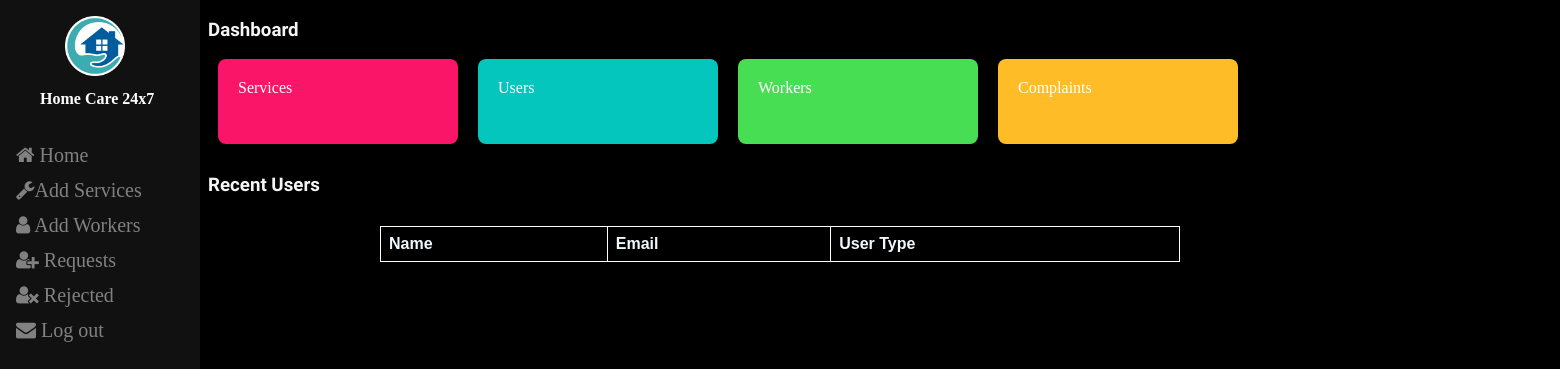
/dashboard.php (signed in), run on an earlier commit of the app's database.
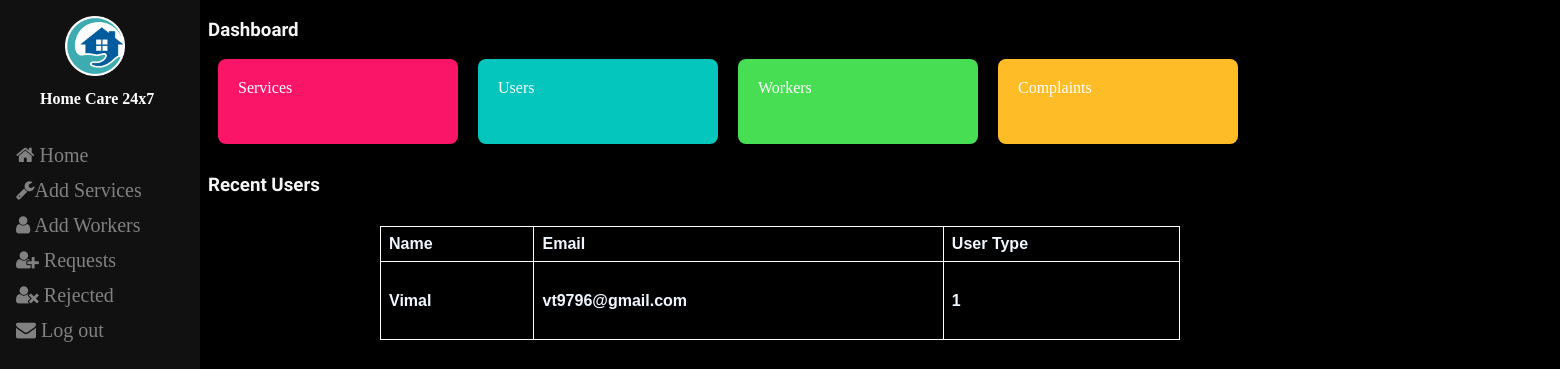
And on a later commit of the database.
### tables this page shows
CREATE TABLE `users` (
  `user_id` int(11) NOT NULL,
  `fname` varchar(40) NOT NULL,
  `phone` varchar(50) NOT NULL,
  `place` varchar(80) NOT NULL,
  `role_id` int(11) NOT NULL
);

CREATE TABLE `role_db` (
  `role_id` int(11) NOT NULL,
  `email` varchar(50) NOT NULL,
  `password` varchar(50) NOT NULL,
  `role` varchar(15) NOT NULL,
  `status` int(11) NOT NULL
);

### dashboard.php (the view, shortened to what this page needs)
<?php
include 'db2.php';
$sql2=mysqli_query($con,"SELECT * FROM `role_db` join `users` on role_db.role_id=users.role_id");
?>
<!DOCTYPE html>
<html lang="en">
<head>
    <link href="stylesheet.css" rel="stylesheet">
</head>
<body>
<?php include 'side.php';?>
<div class="common-div">
<h3 >Dashboard</h3>
<div id="block_container">
<a href="services.php">
<div class="card-div-red">
    Services
</div></a>
<a href="users.php">
<div class="card-div-blue">
    Users
</div></a>
<a href="workers.php">
<div class="card-div-green">
    Workers
</div></a>
<a href="complaints.php">
<div class="card-div-yellow">
    Complaints
</div></a>
</div>
</div>
<div class="common-div">
        <h3>Recent Users</h3>
    </div>
<table style="width:800px" style="background-color:grey">
                    <tbody>
                        <tr>
                            <th>
                            Name
                            </th>
                            <th>
                            Email
                            </th>
                            <th>
                            User Type
                            </th>
                        </tr>
                        <?php while ($row = mysqli_fetch_assoc($sql2)) { ?>
                        <tr>
                            <td>
                                <h4><?php echo $row['fname']?></h4>
                            </td>
                            <td>
                                <h4><?php echo $row['email']?></h4>
                            </td>
                            <td>
                                <h4><?php echo $row['role']?></h4>
                            </td>
                        </tr>
                        <?php } ?>
                    </tbody>
                </table>
</body>
</html>

What changed in the data, as far as the page shows it:
added users: fname "Vimal", role.email "vt9796@gmail.com", role.role "1"
